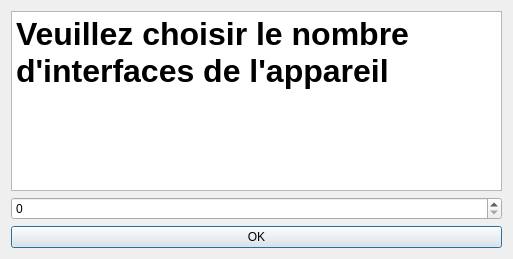
<?xml version="1.0" encoding="UTF-8"?>
<ui version="4.0">
 <class>NumberOfInterfaceSetter</class>
 <widget class="QDialog" name="NumberOfInterfaceSetter">
  <property name="geometry">
   <rect>
    <x>0</x>
    <y>0</y>
    <width>513</width>
    <height>259</height>
   </rect>
  </property>
  <property name="windowTitle">
   <string>NumberOfInterfaceSetter</string>
  </property>
  <layout class="QVBoxLayout" name="verticalLayout">
   <item>
    <widget class="QTextBrowser" name="textBrowser">
     <property name="html">
      <string>&lt;!DOCTYPE HTML PUBLIC &quot;-//W3C//DTD HTML 4.0//EN&quot; &quot;http://www.w3.org/TR/REC-html40/strict.dtd&quot;&gt;
&lt;html&gt;&lt;head&gt;&lt;meta name=&quot;qrichtext&quot; content=&quot;1&quot; /&gt;&lt;style type=&quot;text/css&quot;&gt;
p, li { white-space: pre-wrap; }
&lt;/style&gt;&lt;/head&gt;&lt;body style=&quot; font-family:'Ubuntu'; font-size:11pt; font-weight:400; font-style:normal;&quot;&gt;
&lt;p style=&quot; margin-top:0px; margin-bottom:0px; margin-left:0px; margin-right:0px; -qt-block-indent:0; text-indent:0px;&quot;&gt;&lt;span style=&quot; font-size:24pt; font-weight:600;&quot;&gt;Veuillez choisir le nombre d'interfaces de l'appareil&lt;/span&gt;&lt;/p&gt;&lt;/body&gt;&lt;/html&gt;</string>
     </property>
    </widget>
   </item>
   <item>
    <widget class="QSpinBox" name="spinBox"/>
   </item>
   <item>
    <widget class="QPushButton" name="pushButton">
     <property name="text">
      <string>OK</string>
     </property>
    </widget>
   </item>
  </layout>
 </widget>
 <resources/>
 <connections>
  <connection>
   <sender>pushButton</sender>
   <signal>pressed()</signal>
   <receiver>NumberOfInterfaceSetter</receiver>
   <slot>close()</slot>
   <hints>
    <hint type="sourcelabel">
     <x>174</x>
     <y>238</y>
    </hint>
    <hint type="destinationlabel">
     <x>174</x>
     <y>130</y>
    </hint>
   </hints>
  </connection>
 </connections>
</ui>
